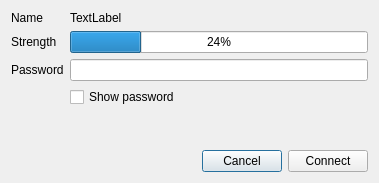
<?xml version="1.0" encoding="UTF-8"?>
<ui version="4.0">
 <class>WifiConnectDialog</class>
 <widget class="QDialog" name="WifiConnectDialog">
  <property name="geometry">
   <rect>
    <x>0</x>
    <y>0</y>
    <width>379</width>
    <height>183</height>
   </rect>
  </property>
  <property name="windowTitle">
   <string>Connect to wifi</string>
  </property>
  <layout class="QVBoxLayout" name="verticalLayout">
   <item>
    <layout class="QFormLayout" name="formLayout">
     <item row="0" column="0">
      <widget class="QLabel" name="label">
       <property name="text">
        <string>Name</string>
       </property>
      </widget>
     </item>
     <item row="1" column="0">
      <widget class="QLabel" name="label_2">
       <property name="text">
        <string>Strength</string>
       </property>
      </widget>
     </item>
     <item row="0" column="1">
      <widget class="QLabel" name="labelName">
       <property name="text">
        <string>TextLabel</string>
       </property>
      </widget>
     </item>
     <item row="1" column="1">
      <widget class="QProgressBar" name="progressBar">
       <property name="value">
        <number>24</number>
       </property>
      </widget>
     </item>
     <item row="2" column="0">
      <widget class="QLabel" name="label_4">
       <property name="text">
        <string>Password</string>
       </property>
      </widget>
     </item>
     <item row="2" column="1">
      <widget class="QLineEdit" name="linePassword">
       <property name="echoMode">
        <enum>QLineEdit::Password</enum>
       </property>
      </widget>
     </item>
     <item row="3" column="1">
      <widget class="QCheckBox" name="checkBox">
       <property name="text">
        <string>Show password</string>
       </property>
      </widget>
     </item>
    </layout>
   </item>
   <item>
    <spacer name="verticalSpacer">
     <property name="orientation">
      <enum>Qt::Vertical</enum>
     </property>
     <property name="sizeHint" stdset="0">
      <size>
       <width>20</width>
       <height>40</height>
      </size>
     </property>
    </spacer>
   </item>
   <item>
    <layout class="QHBoxLayout" name="horizontalLayout">
     <property name="topMargin">
      <number>0</number>
     </property>
     <item>
      <spacer name="horizontalSpacer">
       <property name="orientation">
        <enum>Qt::Horizontal</enum>
       </property>
       <property name="sizeHint" stdset="0">
        <size>
         <width>40</width>
         <height>20</height>
        </size>
       </property>
      </spacer>
     </item>
     <item>
      <widget class="QPushButton" name="pushCancel">
       <property name="text">
        <string>Cancel</string>
       </property>
      </widget>
     </item>
     <item>
      <widget class="QPushButton" name="pushConnect">
       <property name="text">
        <string>Connect</string>
       </property>
      </widget>
     </item>
    </layout>
   </item>
  </layout>
 </widget>
 <resources/>
 <connections>
  <connection>
   <sender>pushCancel</sender>
   <signal>clicked()</signal>
   <receiver>WifiConnectDialog</receiver>
   <slot>close()</slot>
   <hints>
    <hint type="sourcelabel">
     <x>242</x>
     <y>161</y>
    </hint>
    <hint type="destinationlabel">
     <x>189</x>
     <y>91</y>
    </hint>
   </hints>
  </connection>
 </connections>
</ui>
